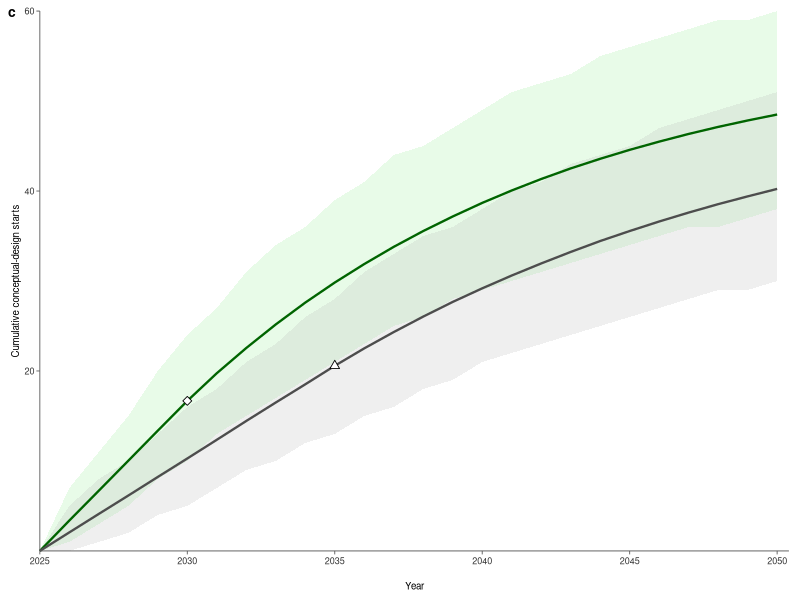
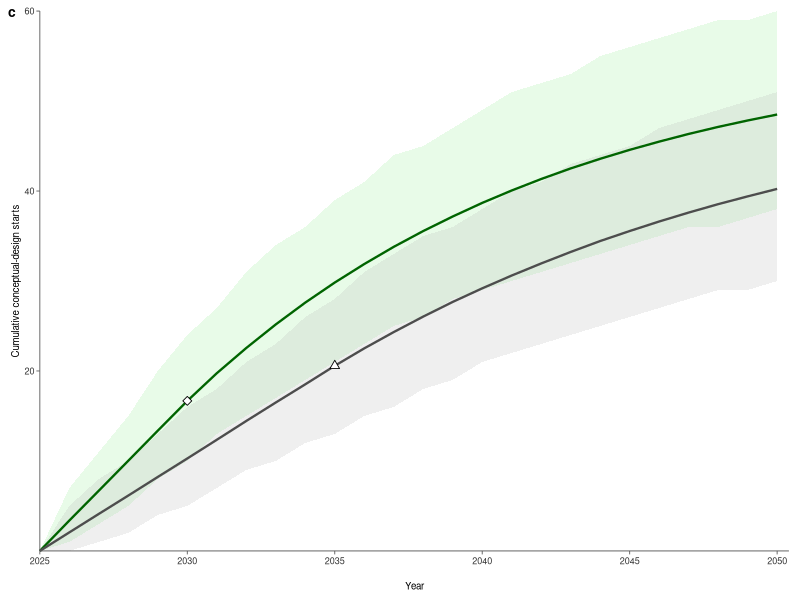

Reproduce these figures in R, in order.
# Code for the manuscript Gordon, J.A., Kazlou, T., Jewell, J. and Cherp, A.
# First-of-a-Kind deployment prospects for small modular reactors
#
# Reproduces Figure 2c: projected cumulative conceptual-design entries from
# 2025 to 2050 under the Baseline and Accelerated scenarios.
#
# Panel c shows pipeline-expansion assumptions underpinning FOAK deployment.
# The triangle and diamond mark the Baseline and Accelerated pivot years,
# respectively, after which assumed design-entry rates decline. Shaded bands
# indicate simulated uncertainty intervals.
#
# Required input:
# None. Panel c is generated from the design-entry assumptions specified below.
#
# Outputs:
# fig02_panel_c_design_additions.png
# fig02_panel_c_design_additions.pdf
# fig02_panel_c_design_additions.rds
# fig02_panel_c_design_additions_core.rds

suppressPackageStartupMessages({
  library(ggplot2)
  library(dplyr)
  library(cowplot)
  library(grid)
})

rm(list = ls())
graphics.off()
set.seed(42)

# ============================================================
# FIGURE 2 — PANEL C ONLY
# Pipeline expansion / cumulative conceptual-design starts
# ============================================================

# ------------------------------------------------------------
# PATHS
# ------------------------------------------------------------

OUT_DIR <- "."

# ------------------------------------------------------------
# EXPORT SETTINGS
# ------------------------------------------------------------

SAVE_W_MM <- 88
SAVE_H_MM <- 72
SAVE_DPI  <- 600

FILE_STUB <- "fig02_panel_c_design_additions"

# ------------------------------------------------------------
# TYPOGRAPHY
# ------------------------------------------------------------

BASE_SIZE        <- 7
AXIS_TEXT_SIZE   <- 6.5
AXIS_TITLE_SIZE  <- 7
PANEL_LABEL_SIZE <- 10

# ------------------------------------------------------------
# PANEL TAG GEOMETRY
# ------------------------------------------------------------

TAG_X <- 0.01
TAG_Y <- 0.99

# ------------------------------------------------------------
# COLOURS
# ------------------------------------------------------------

col_baseline_line <- "grey30"
col_baseline_fill <- "grey70"
col_accel_line    <- "#006400"
col_accel_fill    <- "#90EE90"

# ============================================================
# PANEL C — PIPELINE EXPANSION
# ============================================================

years <- 2026:2050

pivot_year_baseline <- 2035
pivot_year_accel    <- 2030

n_sim <- 10000

lambda0_baseline    <- 2.06
lambda2050_baseline <- 0.824

lambda0_accel       <- 3.33
lambda2050_accel    <- 0.666

years_decline_baseline <- 2050 - pivot_year_baseline
years_decline_accel    <- 2050 - pivot_year_accel

k_baseline <- -log(lambda2050_baseline / lambda0_baseline) / years_decline_baseline
k_accel    <- -log(lambda2050_accel / lambda0_accel) / years_decline_accel

lambda_t <- function(year, lambda0, k, pivot_year) {
  if (year <= pivot_year) {
    lambda0
  } else {
    lambda0 * exp(-k * (year - pivot_year))
  }
}

lambda_path_baseline <- sapply(
  years,
  lambda_t,
  lambda0 = lambda0_baseline,
  k = k_baseline,
  pivot_year = pivot_year_baseline
)

lambda_path_accel <- sapply(
  years,
  lambda_t,
  lambda0 = lambda0_accel,
  k = k_accel,
  pivot_year = pivot_year_accel
)

sim_baseline <- replicate(n_sim, rpois(length(years), lambda_path_baseline))
sim_accel    <- replicate(n_sim, rpois(length(years), lambda_path_accel))

cum_baseline <- t(apply(sim_baseline, 2, cumsum))
cum_accel    <- t(apply(sim_accel, 2, cumsum))

summarise_sim <- function(sim, scenario) {
  data.frame(
    Year = years,
    Mean = apply(sim, 2, mean),
    Q5   = apply(sim, 2, quantile, probs = 0.05),
    Q95  = apply(sim, 2, quantile, probs = 0.95),
    Scenario = scenario
  )
}

plot_df_c <- rbind(
  summarise_sim(cum_accel, "Proliferation"),
  summarise_sim(cum_baseline, "Reference")
)

plot_df_c$Scenario <- factor(
  plot_df_c$Scenario,
  levels = c("Proliferation", "Reference")
)

zero_acc <- data.frame(
  Year = 2025,
  Mean = 0,
  Q5 = 0,
  Q95 = 0,
  Scenario = factor("Proliferation", levels = c("Proliferation", "Reference"))
)

zero_base <- data.frame(
  Year = 2025,
  Mean = 0,
  Q5 = 0,
  Q95 = 0,
  Scenario = factor("Reference", levels = c("Proliferation", "Reference"))
)

plot_df_c <- rbind(zero_acc, zero_base, plot_df_c)
plot_df_c <- plot_df_c[order(plot_df_c$Scenario, plot_df_c$Year), ]

pivot_points <- data.frame(
  Year = c(pivot_year_baseline, pivot_year_accel),
  Scenario = factor(
    c("Reference", "Proliferation"),
    levels = c("Proliferation", "Reference")
  ),
  shape_id = c("Reference", "Proliferation")
)

pivot_points$Mean <- c(
  plot_df_c$Mean[
    plot_df_c$Year == pivot_year_baseline &
      plot_df_c$Scenario == "Reference"
  ][1],
  plot_df_c$Mean[
    plot_df_c$Year == pivot_year_accel &
      plot_df_c$Scenario == "Proliferation"
  ][1]
)

p_c_core <- ggplot(
  plot_df_c,
  aes(x = Year, y = Mean, fill = Scenario, colour = Scenario)
) +
  geom_ribbon(aes(ymin = Q5, ymax = Q95), alpha = 0.20, colour = NA) +
  geom_line(linewidth = 0.8) +
  geom_point(
    data = pivot_points,
    aes(x = Year, y = Mean, shape = shape_id),
    fill = "white",
    colour = "black",
    stroke = 0.45,
    size = 2.1,
    inherit.aes = FALSE,
    show.legend = FALSE
  ) +
  scale_shape_manual(
    values = c("Proliferation" = 23, "Reference" = 24),
    guide = "none"
  ) +
  scale_fill_manual(
    values = c(Proliferation = col_accel_fill, Reference = col_baseline_fill),
    guide = "none"
  ) +
  scale_colour_manual(
    values = c(Proliferation = col_accel_line, Reference = col_baseline_line),
    guide = "none"
  ) +
  scale_x_continuous(
    breaks = seq(2025, 2050, by = 5),
    labels = paste0(seq(2025, 2050, by = 5), "\n"),
    limits = c(2025, 2050.4),
    expand = c(0, 0)
  ) +
  scale_y_continuous(
    breaks = seq(20, 60, by = 20),
    limits = c(0, 60),
    expand = expansion(mult = c(0, 0))
  ) +
  labs(
    x = "Year",
    y = "Cumulative conceptual-design starts"
  ) +
  coord_cartesian(clip = "off") +
  theme_classic(base_size = BASE_SIZE) +
  theme(
    axis.title.x = element_text(
      size = AXIS_TITLE_SIZE,
      colour = "black",
      margin = margin(t = 4)
    ),
    axis.title.y = element_text(
      size = AXIS_TITLE_SIZE,
      colour = "black"
    ),
    axis.text.x = element_text(
      size = AXIS_TEXT_SIZE,
      colour = "grey20",
      margin = margin(t = 2)
    ),
    axis.text.y = element_text(
      size = AXIS_TEXT_SIZE,
      colour = "grey20"
    ),
    axis.line.x = element_line(colour = "grey35", linewidth = 0.3),
    axis.line.y = element_line(colour = "grey35", linewidth = 0.3),
    axis.ticks.x = element_line(colour = "grey35", linewidth = 0.3),
    axis.ticks.y = element_line(colour = "grey35", linewidth = 0.3),
    axis.ticks.length = unit(2.5, "pt"),
    plot.margin = margin(t = 8, r = 8, b = 6, l = 8),
    plot.background  = element_rect(fill = "white", colour = NA),
    panel.background = element_rect(fill = "white", colour = NA)
  )

p_c <- ggdraw(p_c_core) +
  draw_plot_label(
    "c",
    x = TAG_X,
    y = TAG_Y,
    hjust = 0,
    vjust = 1,
    size = PANEL_LABEL_SIZE,
    fontface = "bold"
  )

print(p_c)

# ============================================================
# SAVE PANEL C
# ============================================================

ggsave(
  filename = file.path(OUT_DIR, paste0(FILE_STUB, ".png")),
  plot = p_c,
  width = SAVE_W_MM,
  height = SAVE_H_MM,
  units = "mm",
  dpi = SAVE_DPI,
  bg = "white"
)

ggsave(
  filename = file.path(OUT_DIR, paste0(FILE_STUB, ".pdf")),
  plot = p_c,
  width = SAVE_W_MM,
  height = SAVE_H_MM,
  units = "mm",
  bg = "white",
  useDingbats = FALSE
)

saveRDS(
  p_c,
  file = file.path(OUT_DIR, paste0(FILE_STUB, ".rds"))
)

saveRDS(
  p_c_core,
  file = file.path(OUT_DIR, paste0(FILE_STUB, "_core.rds"))
)

p_c
